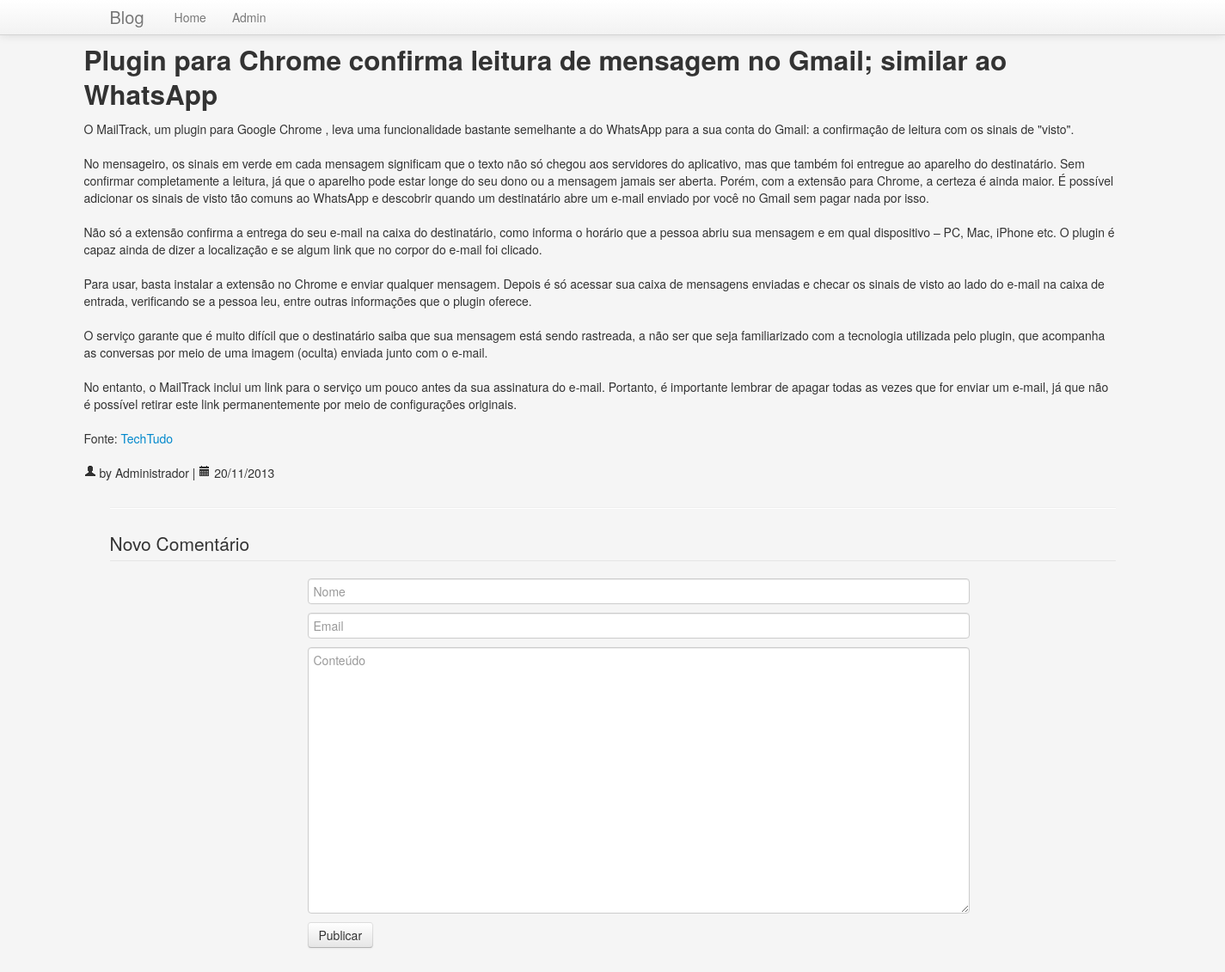
The app's page /post.php?id=4 with its own data.
### tables this page shows
CREATE TABLE IF NOT EXISTS `posts` (
  `id` int(11) NOT NULL AUTO_INCREMENT,
  `user_id` int(11) NOT NULL,
  `title` varchar(100) NOT NULL,
  `content` text NOT NULL,
  `date` timestamp NOT NULL DEFAULT CURRENT_TIMESTAMP,
  PRIMARY KEY (`id`)
);

CREATE TABLE IF NOT EXISTS `users` (
  `id` int(11) NOT NULL AUTO_INCREMENT,
  `email` varchar(100) NOT NULL,
  `password` varchar(20) NOT NULL,
  `name` varchar(50) NOT NULL,
  PRIMARY KEY (`id`),
  UNIQUE KEY `email` (`email`)
);

### classes/post.php (called while the page is built, shortened)
<?php
class post{
	function post($i, $u, $e, $n, $t, $c, $d){
		$this->id = $i;
		$this->user_name = $n;
		$this->title = $t;
		$this->content = $c;
		$this->date = new datetime($d);
	}
}
?>

### post.php (the view, shortened to what this page needs)
<?php
	include ("classes/post.php");
?>
<html>
	<head>
	<link href="style/css/bootstrap.min.css" rel="stylesheet" media="screen">
	<link href="style/css/bootstrap-responsive.min.css" rel="stylesheet" media="screen">
	<link href="style/css/base.css" rel="stylesheet" media="screen">
	</head>
	<body>
		<div class="navbar navbar-fixed-top">
	      <div class="navbar-inner">
	        <div class="container">
	          <a class="brand" href="index.php">Blog</a>
	          <div class="nav-collapse collapse">
	            <ul class="nav">
	              <li><a href="index.php">Home</a></li>
	              <li><a href="administrator/index.html">Admin</a></li>
	            </ul>
	          </div>
	        </div>
	      </div>
	    </div>
	<div class="container">
		<?php
			if (!empty($_GET['id'])){
				$id = $_GET['id'];
				$pes = mysql_query("SELECT p.id AS post_id, p.user_id AS post_user_id, p.title AS post_title, p.content AS post_content, p.date AS post_date,
					u.email AS user_email, u.name AS user_name FROM posts p join users u on p.user_id = u.id WHERE p.id = ".$id);
				if (mysql_num_rows($pes) == 0){
					echo "<p>Nenhum post encontrado.</p>";
				}else {
					while($row = mysql_fetch_array($pes)){
						$post = new post($row['post_id'], $row['post_user_id'], $row['user_email'], $row['user_name'], $row['post_title'], $row['post_content'], $row['post_date']);
						?>
							<div class="row">
						<?php
						echo "<h2>".$post->title."</h2>";
						?>
							</div>
							<div class="row">
						<?php
						echo $post->content;
						?>
							</div>
							<br />
							<div class="row">
						<p>
				          <i class="icon-user"></i> by <?php echo $post->user_name ?>
				          | <i class="icon-calendar"></i> <?php echo date_format($post->date, 'd/m/Y') ?>
				      	</p>
							</div>
							<hr>
						<?php
					}
						?>
						<?php
				}
			} else
			{
				echo "<h3>Não foi passado nenhum parâmetro para a busca!</h3>";
			}
		?>
		<form method="POST" action="post.php?id=<?php echo $post->id ?>">
		  <fieldset>
		    <legend>Novo Comentário</legend>
		    <div class="row-fluid span8 offset2">
		    	<input type="text" name="name" placeholder="Nome" class="span8" required>
			</div>
			<div class="row-fluid span8 offset2">
		    	<input type="email" name="email" placeholder="Email" class="span8" required>
			</div>
			<div class="row-fluid span8 offset2">
		    	<textarea rows="15" name="content" placeholder="Conteúdo" class="span8"></textarea>
			</div>
		    <div class="row-fluid span8 offset2">
		    	<button type="submit" class="btn">Publicar</button>
		    </div>
		  </fieldset>
		</form>
	</div>
	</body>
</html>

### style/css/base.css (style rules this page uses)
body { padding-top: 40px; padding-bottom: 40px; background-color: #f5f5f5; }

### records on screen
posts: title "Plugin para Chrome confirma leitura de mensagem no Gmail; similar ao WhatsApp", content "O MailTrack, um plugin para Google Chrome , leva uma funcionalidade bastante semelhante a do WhatsApp para a sua conta do Gmail: a confirmação de leitura com os sinais de \"visto\". No mensageiro, os sinais em verde em cada mensagem significam que o texto não só chegou aos servidores do aplicativo, mas que também foi entregue ao aparelho do destinatário. Sem confirmar completamente a leitura, já que o aparelho pode estar longe do seu dono ou a mensagem jamais ser aberta. Porém, com a extensão para Chrome, a certeza é ainda maior. É possível adicionar os sinais de visto tão comuns ao WhatsApp e descobrir quando um destinatário abre um e-mail enviado por você no Gmail sem pagar nada por isso.…", user.name "Administrador", date "20/11/2013"
